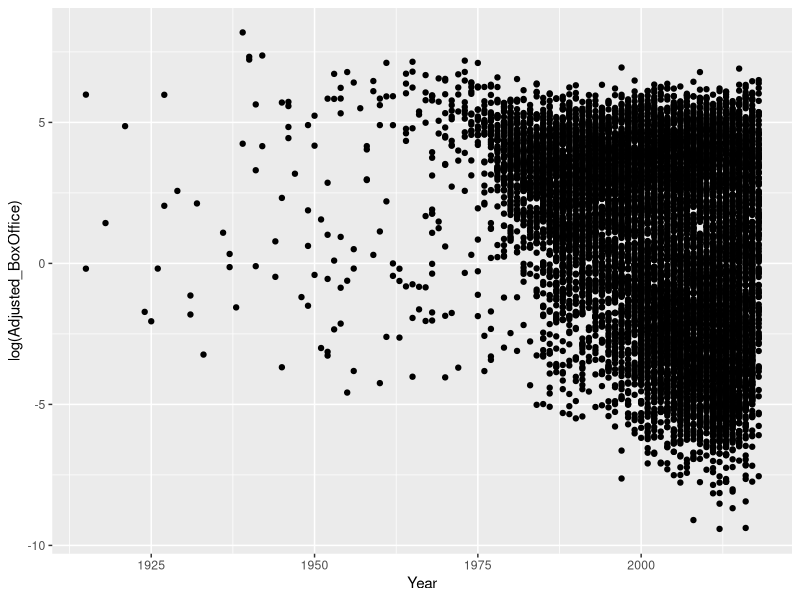
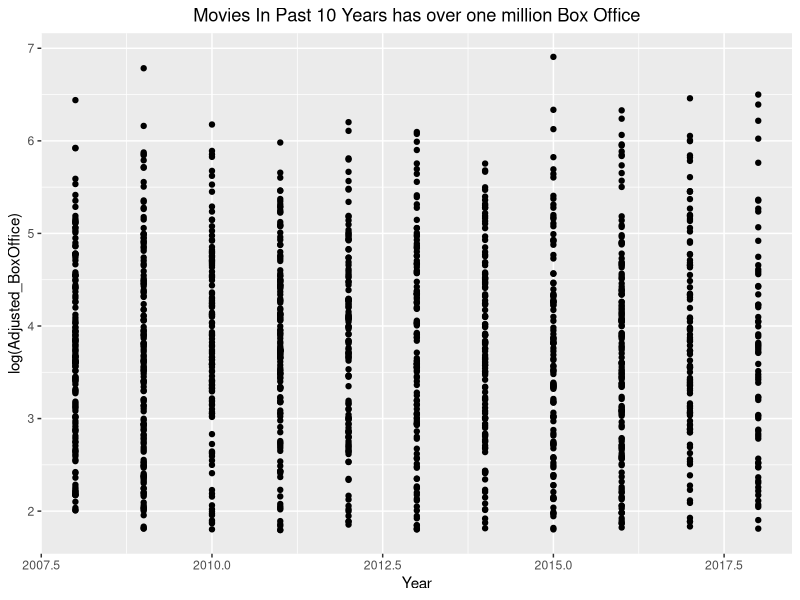
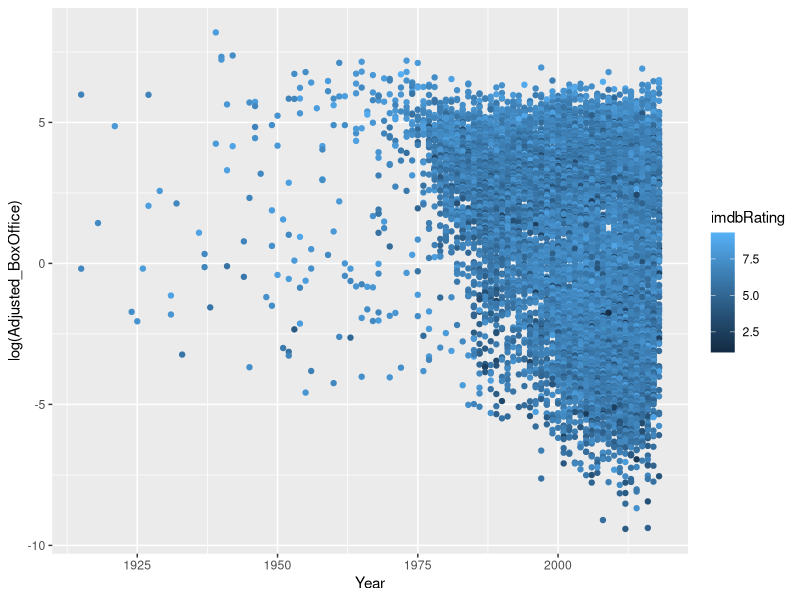
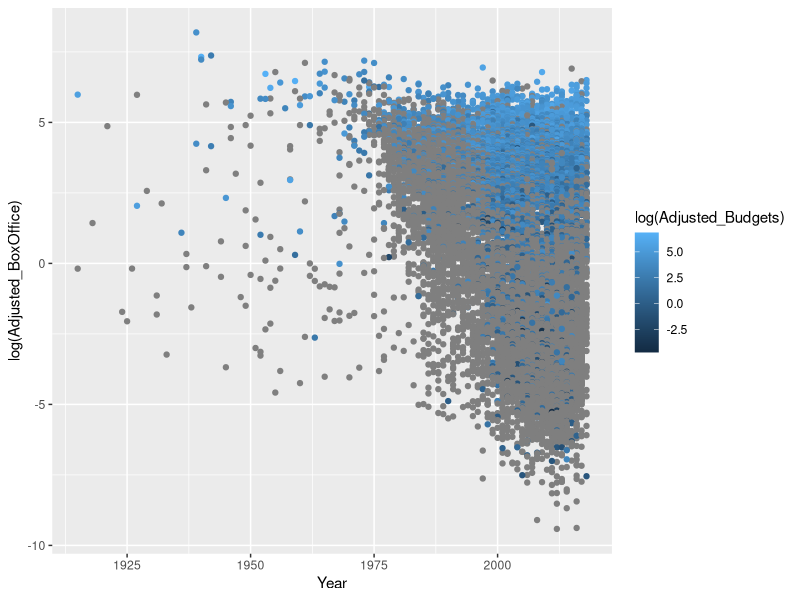
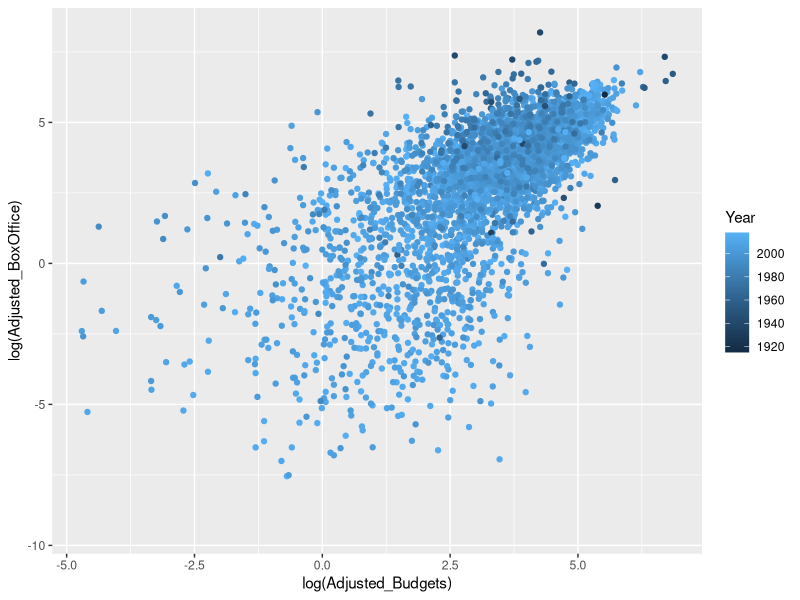
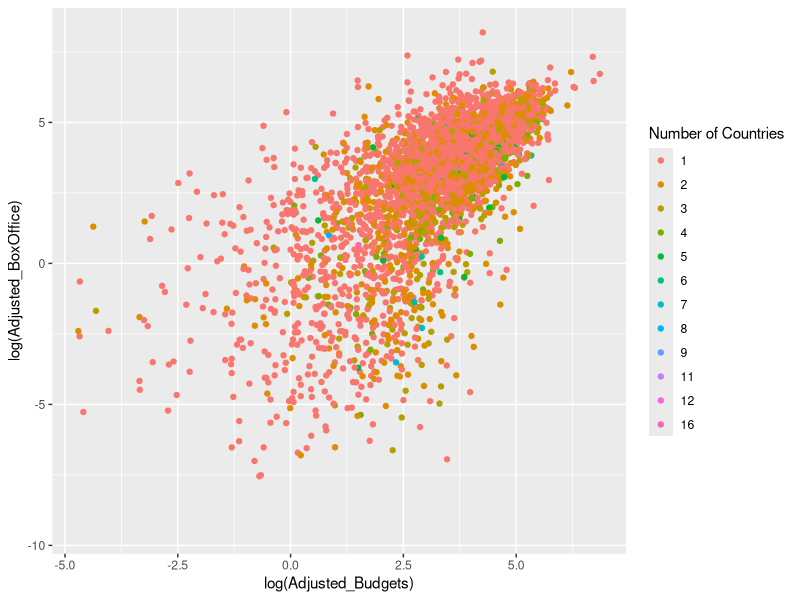
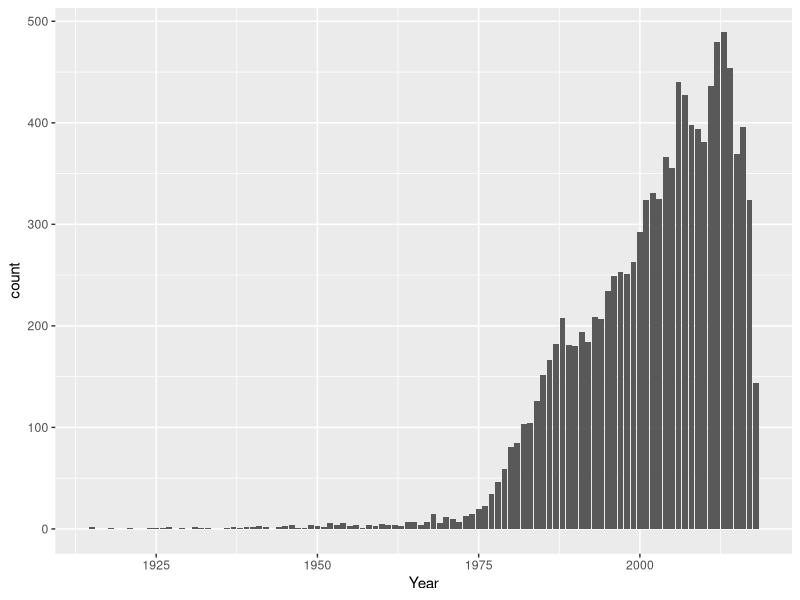
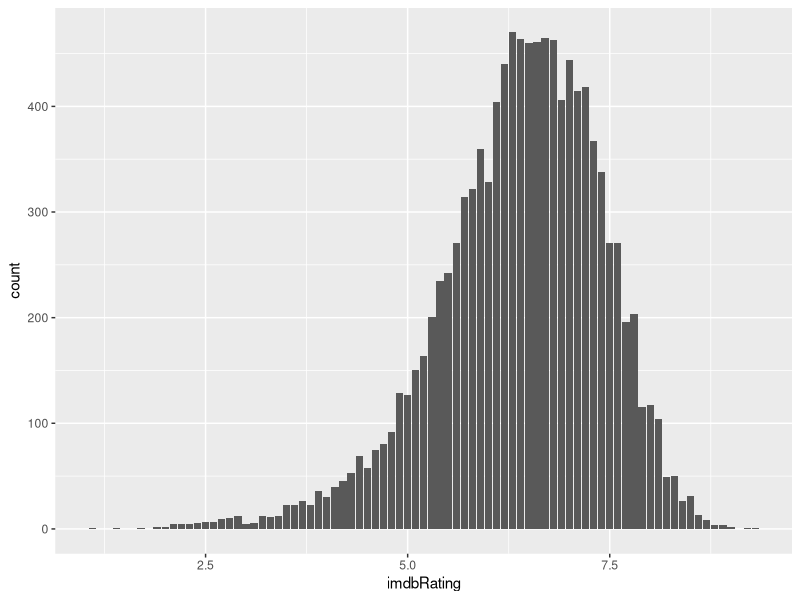

Here is the R script that generated these plots, in order:
## ---- chunk 1
setwd("~/Dropbox/College/Grad/Fall 2018/DS-GA 1001/Project/DSGA_1001_Final")
library(ggplot2)
## ---- chunk 2
data <- read.csv("data_combined_budget.csv")
## ---- chunk 3
ggplot(data = data) + 
    geom_point(mapping = aes(y = log(Adjusted_BoxOffice), x = Year))
## ---- chunk 4
ggplot(data = data[data$Year>=2008 & data$Adjusted_BoxOffice>=6 ,]) + 
    geom_point(mapping = aes(y = log(Adjusted_BoxOffice), x = Year)) +
    ggtitle("Movies In Past 10 Years has over one million Box Office") +
    theme(plot.title = element_text(hjust = 0.5))
## ---- chunk 5
ggplot(data = data) + 
    geom_point(mapping = aes(x = log(Adjusted_BoxOffice), y = Year, 
               color = imdbRating)) + coord_flip()
## ---- chunk 6
ggplot(data = data) + 
    geom_point(mapping = aes(x = log(Adjusted_BoxOffice), y = Year, 
               color = log(Adjusted_Budgets))) + coord_flip()
## ---- chunk 7
ggplot(data = data) + 
    geom_point(mapping = aes(x = log(Adjusted_Budgets), 
                             y = log(Adjusted_BoxOffice), color = Year))
## ---- chunk 8
ggplot(data = data) + 
    geom_point(mapping = aes(x = log(Adjusted_Budgets), 
                             y = log(Adjusted_BoxOffice), 
                             colour = as.factor(Country_count))) + 
    labs(colour="Number of Countries")
## ---- chunk 9
ggplot(data = data) + 
  geom_bar(mapping = aes(x = Year))
## ---- chunk 10
ggplot(data = data) + 
  geom_bar(mapping = aes(x = imdbRating))
## ---- chunk 11
ggplot(data = data[data$Year>=2008,]) + 
  geom_bar(mapping = aes(x = imdbRating)) + 
    ggtitle("Movies In Recent 10 Years") +
    theme(plot.title = element_text(lineheight=.8, face="bold", hjust = 0.5))
## ---- chunk 12
ggplot(data = data[data$Year>=2008,], 
       mapping = aes(x = as.factor(Year), y = imdbRating, 
                     colour = as.factor(Year))) + 
    aes(x=Year) + geom_boxplot() + 
    labs(colour="Year")
## ---- chunk 13
ggplot(data = data[data$Year>=2008,], 
       mapping = aes(x = as.factor(Year), y = log(Adjusted_BoxOffice), 
                     colour = as.factor(Year))) + aes(x=Year) + 
    geom_boxplot() + labs(colour="Year")
## ---- chunk 14
USA = data[grep("USA", data$Country), ]
CHINA = data[grep("China", data$Country), ]
## ---- chunk 15
ggplot(data = USA) + 
  geom_bar(mapping = aes(x = imdbRating))
## ---- chunk 16
ggplot(data = CHINA) + 
  geom_bar(mapping = aes(x = imdbRating))
## ---- chunk 17
CHINA[, "CRY"] = "CHINA"
USA[, "CRY"] = "USA"
USA_CHINA = rbind(CHINA, USA)
## ---- chunk 18
ggplot(data = USA_CHINA) + 
  geom_point(mapping = aes(y = imdbRating, x = as.factor(CRY))) + 
    aes(x=Country)
